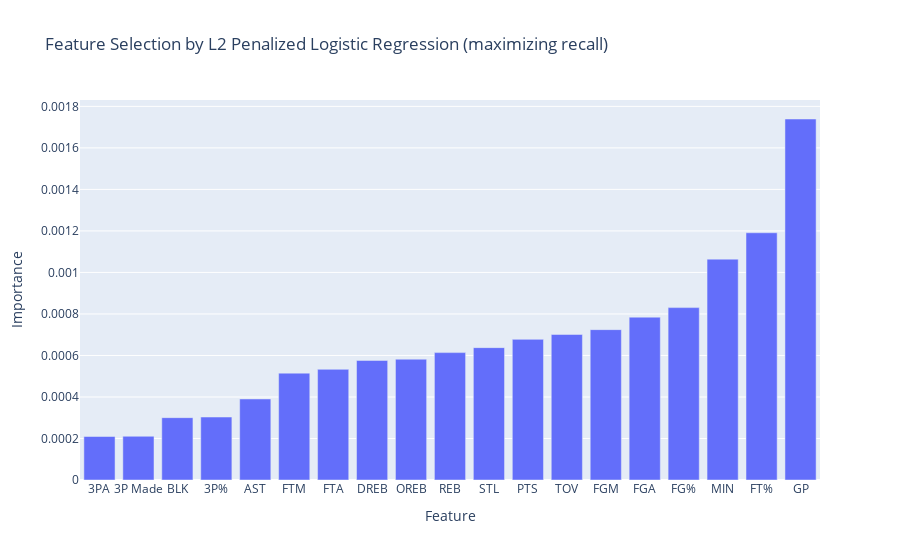

Source (notebook cell):
### Code cell
feature_importance_logistic_regression(df.drop(["TARGET_5Yrs"], axis=1), df["TARGET_5Yrs"], "recall", "l2")

### Figure 1 — Plotly figure (JSON) as saved in the notebook; plotly's stock layout.template omitted (floating-point values rounded to 4 significant figures)
{"data": [{"alignmentgroup": "True", "hovertemplate": "Feature=%{x}<br>Importance=%{y}<extra></extra>", "legendgroup": "", "marker": {"color": "#636efa", "pattern": {"shape": ""}}, "name": "", "offsetgroup": "", "orientation": "v", "showlegend": false, "textposition": "auto", "type": "bar", "x": ["3PA", "3P Made", "BLK", "3P%", "AST", "FTM", "FTA", "DREB", "OREB", "REB", "STL", "PTS", "TOV", "FGM", "FGA", "FG%", "MIN", "FT%", "GP"], "xaxis": "x", "y": [0.0002096, 0.0002106, 0.0003003, 0.0003034, 0.0003904, 0.0005148, 0.0005331, 0.000576, 0.0005819, 0.0006136, 0.0006376, 0.0006775, 0.0007012, 0.0007244, 0.0007845, 0.0008305, 0.001064, 0.001191, 0.001739], "yaxis": "y"}], "layout": {"barmode": "relative", "legend": {"tracegroupgap": 0}, "title": {"text": "Feature Selection by L2 Penalized Logistic Regression (maximizing recall)"}, "xaxis": {"anchor": "y", "domain": [0, 1], "title": {"text": "Feature"}}, "yaxis": {"anchor": "x", "domain": [0, 1], "title": {"text": "Importance"}}}}
